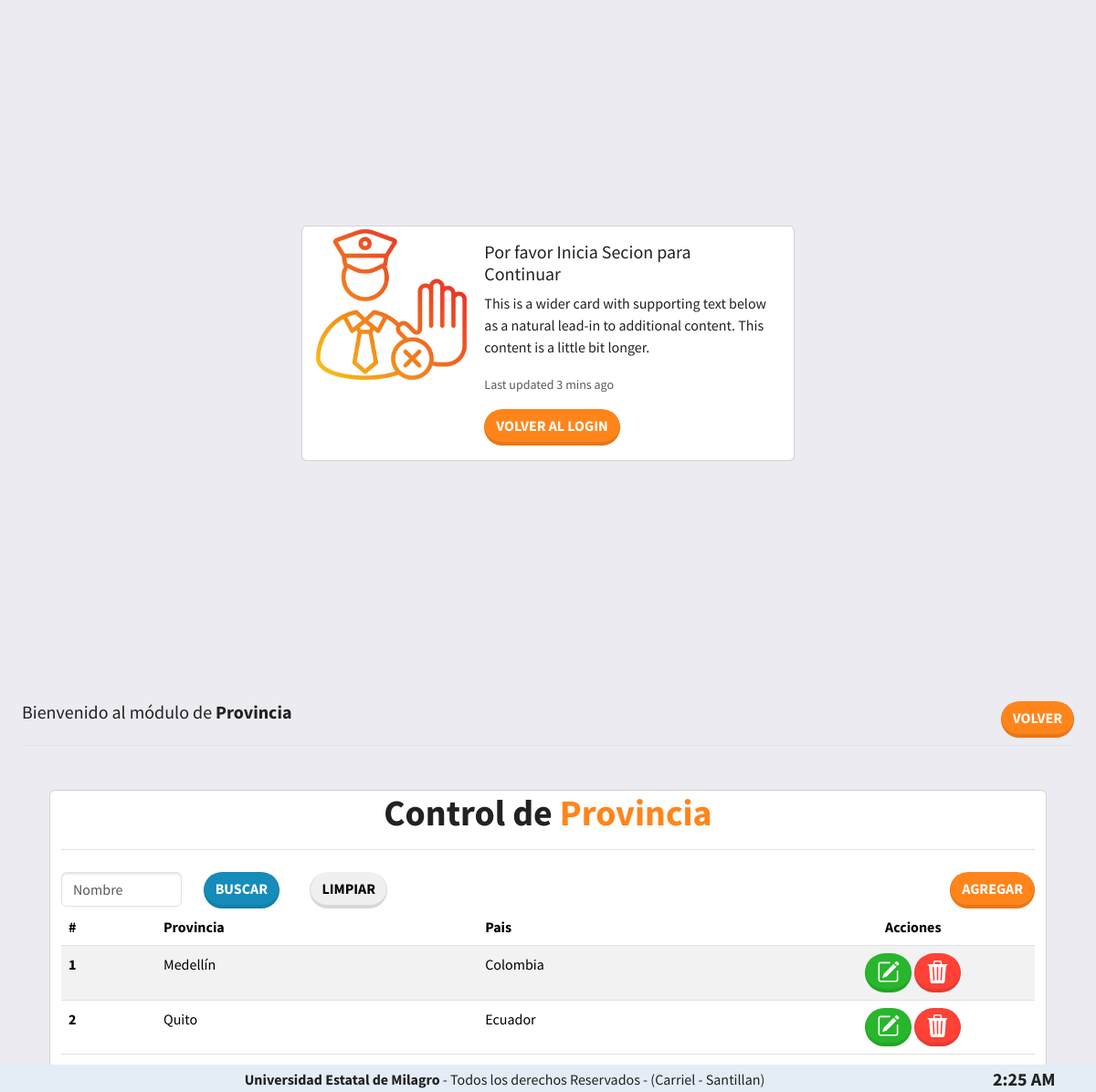
/lista_provincia (signed in), run on the app's committed database.
### Apps/App_Principal/models.py (models this page shows, shortened)
class Provincia(models.Model):
    nombre = models.CharField(max_length=50, blank=True, null=False)
    id_pais = models.ForeignKey(Pais, on_delete=models.PROTECT)
    class Meta:
        verbose_name = "Provincia"
        verbose_name_plural = "Provincias"
        ordering = ['nombre']

class Pais(models.Model):
    nombre = models.CharField(max_length=50, blank=True, null=False)
    class Meta:
        verbose_name = "Pais"
        verbose_name_plural = "Paises"
        ordering = ['nombre']
    def __str__(self):
        return "{}".format(self.nombre)

### Apps/App_Admin/views.py (the view)
# urls.py: path('lista_provincia', Lista_Provincia.as_view(), name="lista_provincia"),
class Lista_Provincia(ListView):
    template_name = 'administrador/origen/provincia/lista_provincia.html'
    context_object_name = 'provincias'
    model = Provincia
    def get_queryset(self):
        queryset = super().get_queryset()
        nombres = self.request.GET.get('nombres')
        if nombres:
            queryset = queryset.filter(nombre__contains=nombres)
        return queryset
    def get_context_data(self, **kwargs):
        context = super().get_context_data(**kwargs)
        context['voler_login'] = 'login_admin'
        context['titulo'] = 'Provincia'
        context['rol'] = 'administrador'
        context['nuevo'] = 'nueva_provincia'
        context['volver'] = 'inicio_origen'
        context['query'] = self.request.GET.get("query") or ""
        return context

### Apps/App_Principal/templates/administrador/origen/provincia/lista_provincia.html (shortened to what this page needs)
{% extends 'lista.html' %}
{% load static %}
{% block tabla %}
	<form method="get">
		<div class="col">
			<div class="d-flex justify-content-end">
				<div class="row me-auto">
					<div class="col-4">
						<input type="text" name="nombres" class="form-control" placeholder="Nombre" value=
								"{{ request.GET.nombres }}">
					</div>
					<div class="col-3">
						<button type="submit" class="btn btn-primary rounded-pill">Buscar</button>
					</div>
					<div class="col-2">
						<a type="button" href="{% url 'lista_cargo' %}"
						   class="btn btn-secondary rounded-pill">Limpiar</a>
					</div>
				</div>
				<a class="btn btn-warning rounded-pill float-end" href="{{ nuevo }}">Agregar</a>
			</div>
		</div>
	</form>
	<table class="table table-striped">
		<thead>
			<tr>
				<th scope="col">#</th>
				<th scope="col">Provincia</th>
				<th scope="col">Pais</th>
				<th class="col-sm-3 text-center">Acciones</th>
			</tr>
		</thead>
		<tbody>
		{% for object in provincias %}
			<tr>
				<th>{{ forloop.counter }}</th>
				<td>{{ object.nombre }}</td>
				<td>{{ object.id_pais }}</td>
				<td class="text-center">
					<a class="btn btn-success rounded-pill" href="{% url 'modificar_provincia' object.id %}">
					</a>
					<a class="btn btn-danger rounded-pill" href="{% url 'eliminar_provincia' object.id %}">
					</a>
				</td>
			</tr>
		{% endfor %}
		</tbody>
	</table>
{% endblock %}

### static/css/estilos.css (style rules this page uses)
body { background-color: #ecebf1; }

### data on the page
Provincia: nombre "Medellín", id_pais "Colombia"
Provincia: nombre "Quito", id_pais "Ecuador"

### other printed values
{{ titulo }} "Provincia"
